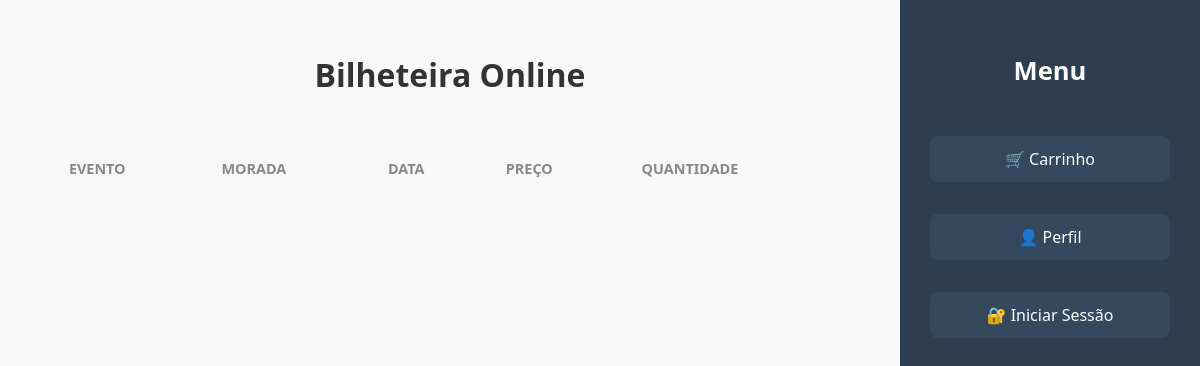
Page /WebSite/index.php on the earlier database version.
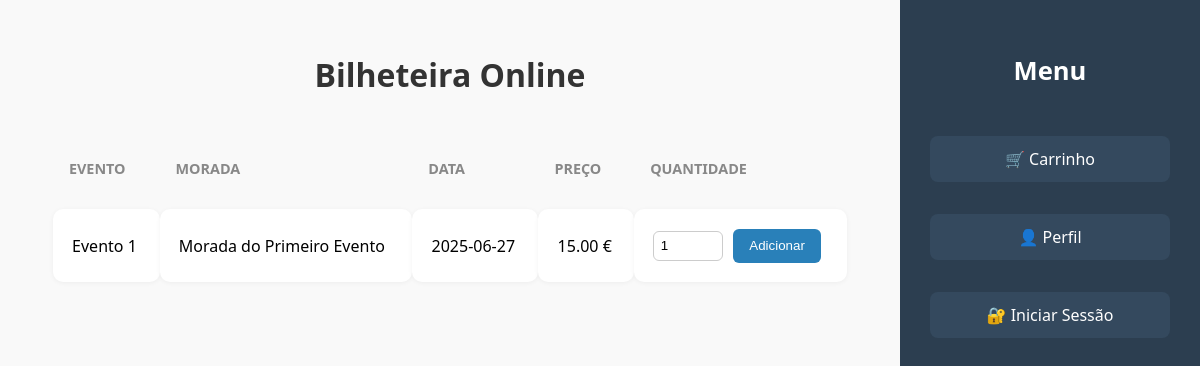
Same page on the later database version.
### tables this page shows
CREATE TABLE lista_bilhetes (
        id INTEGER PRIMARY KEY AUTOINCREMENT,
        nome TEXT NOT NULL,
        morada TEXT NOT NULL,
        dia TEXT NOT NULL,
        preco REAL NOT NULL,
        limite INTEGER,
        disponiveis INTEGER
    );

### WebSite/index.php (the view, shortened to what this page needs)
<?php
$db = new SQLite3('../DataBase/venda_bilhetes.db');
$bilhetes = $db->query("SELECT * FROM lista_bilhetes");
?>
<!DOCTYPE html>
<html lang="pt">
    <link rel="stylesheet" href="styles/index.css">
<head>
</head>
<body>
<div class="main-content">
    <h1>Bilheteira Online</h1>
    <table>
        <thead>
            <tr>
                <th>Evento</th>
                <th>Morada</th>
                <th>Data</th>
                <th>Preço</th>
                <th>Quantidade</th>
            </tr>
        </thead>
        <tbody>
            <?php while ($bilhete = $bilhetes->fetchArray(SQLITE3_ASSOC)): ?>
                <tr>
                    <td><?= htmlspecialchars($bilhete['nome']) ?></td>
                    <td><?= htmlspecialchars($bilhete['morada']) ?></td>
                    <td><?= htmlspecialchars($bilhete['dia']) ?></td>
                    <td><?= number_format($bilhete['preco'], 2) ?> €</td>
                    <td>
                        <form method="POST" action="php_scripts/adicionar_carrinho.php">
                            <input type="number" name="quantidade" min="1" max="<?= $bilhete['disponiveis'] ?>" value="1" required>
                            <button type="submit">Adicionar</button>
                        </form>
                    </td>
                </tr>
            <?php endwhile; ?>
        </tbody>
    </table>
</div>
<div class="sidebar">
    <h2>Menu</h2>
    <a href="carrinho.php">🛒 Carrinho</a>
    <a href="pagina_perfil.php">👤 Perfil</a>
    <a href="iniciar_sessao.php">🔐 Iniciar Sessão</a>
</div>
</body>
</html>

Differences in the rows shown:
added lista_bilhetes: nome "Evento 1", morada "Morada do Primeiro Evento", dia "2025-06-27", preco "15.00"
